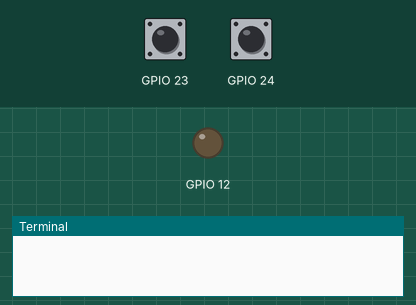
Bench run of a program on a simulated Raspberry Pi (BCM pin numbers). Parts: output pins drawn as LEDs (lit = HIGH), the last lines printed to the terminal. The test bench sets the inputs (shaded band); at power-on: GPIO 23 LOW, GPIO 24 HIGH.

Above: at 1.2 s.
1.3 s: GPIO 23 pulled HIGH for 0.15 s
At 1.6 s:
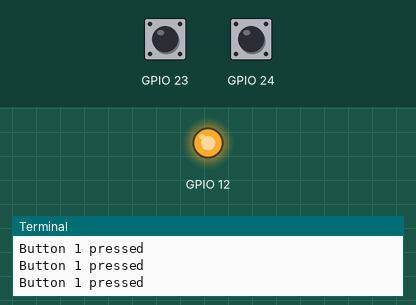
2.9 s: GPIO 24 pulled LOW for 0.15 s
At 4.0 s:
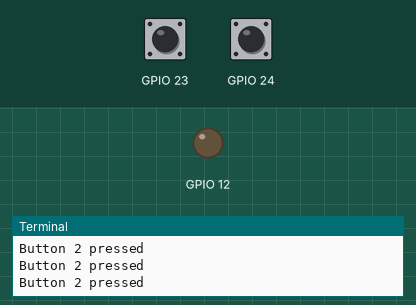
4.5 s: GPIO 23 pulled HIGH for 1 s
At 5.3 s:
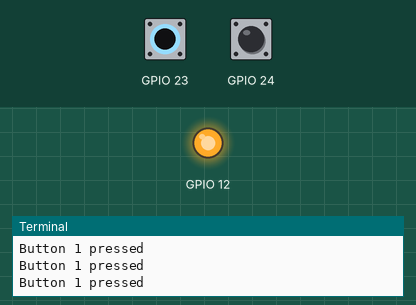
Timing chart, 0 to 7.5 s (numbered marks = the images above; inputs shaded):
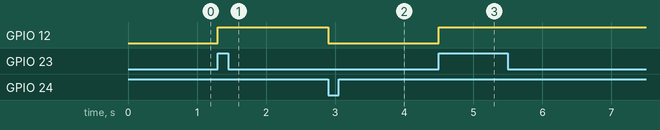

The program:

gpioled2.py
```python
#!/usr/bin/env python

import RPi.GPIO as GPIO
import time

GPIO.setmode(GPIO.BCM) #BCM -- GPIO Number ; BOARD -- Pin Number
GPIO.setup(12,GPIO.OUT)
GPIO.setup(23, GPIO.IN, pull_up_down = GPIO.PUD_DOWN)
GPIO.setup(24, GPIO.IN, pull_up_down = GPIO.PUD_UP)


try:
	while True:

		if(GPIO.input(23) == 1):
			print "Button 1 pressed"
			GPIO.output(12,True)

		if(GPIO.input(24) == 0):
			print "Button 2 pressed"
			GPIO.output(12,False)


except KeyboardInterrupt: # wait for ctrl+C Command
	GPIO.cleanup() # Will delete GPIO Setup
 	print "hello World"
```

Measured:
- after the input at 1.3 s, GPIO 12: LOW → HIGH at once
- after the input at 2.9 s, GPIO 12: HIGH → LOW at once
- after the input at 4.5 s, GPIO 12: LOW → HIGH at once
